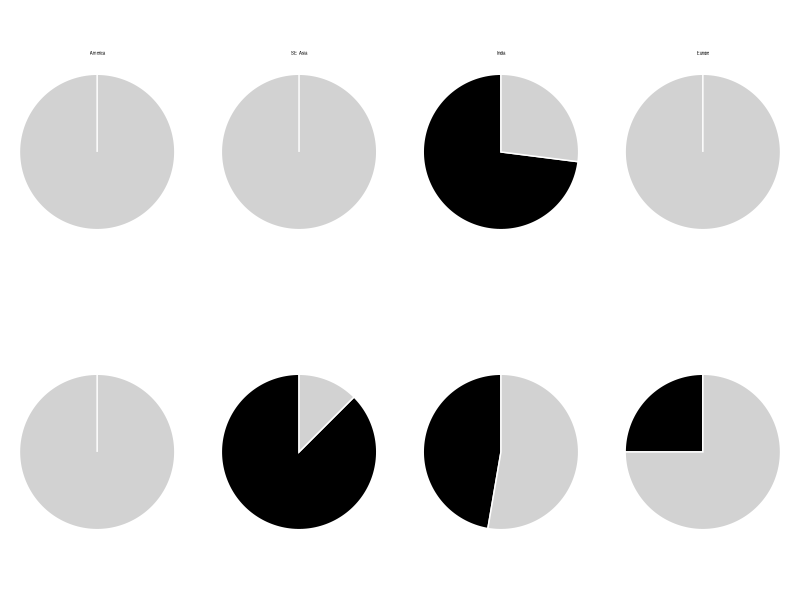

Here is the R script that generated this plot:
library("ggplot2")
library(cowplot)

############################################################2 key SVs AF piechat 

pop_col <- factor(c(rep("SE_Asia",2),rep("India",2),rep("Europe",2),rep("America",2)),level=c("America","SE_Asia","India","Europe"))
af_colour <- c( "black", "#d2d2d2") #pick colours for vis

##################agl62_ins 
agl62_ins = data.frame(subject = pop_col,
                       credit = rep(c("f","t"),4),
                       value = c(87.5,100-87.5,47.3,100-47.3,25,100-25,0,100))

agl62_ins$subject <- factor(agl62_ins$subject)
agl62_ins$credit <- factor(agl62_ins$credit) 


agl62_ins_p <- ggplot(data=agl62_ins, aes(x=" ", y=value, group=credit, colour=credit, fill=credit)) +
  geom_bar(width = 0.2, stat = "identity",color="white") +
  coord_polar("y", start=0) + 
  facet_grid(.~ subject) + theme_void() +
  scale_fill_manual(values=c(af_colour)) +
  theme(legend.position="none")+
  theme(text = element_blank())



##################SOC1_del 
SOC1_del = data.frame(subject = pop_col,
                      credit = rep(c("f","t"),4),
                      value = c(0,100,73,100-73,0,100,0,100))

SOC1_del$subject <- factor(SOC1_del$subject)
SOC1_del$credit <- factor(SOC1_del$credit) 


SOC1_del_p <- ggplot(data=SOC1_del, aes(x=" ", y=value, group=credit, colour=credit, fill=credit)) +
  geom_bar(width = 0.2, stat = "identity",color="white") +
  coord_polar("y", start=0) + 
  facet_grid(.~ subject) +theme_void() +
  scale_fill_manual(values=af_colour) +
  theme(legend.position="none")+
  theme(text = element_text(size=4)) 
  

SV2_piechart_p<- plot_grid(plotlist = list(SOC1_del_p, agl62_ins_p), nrow = 2,align = "vh")

ggsave(SV2_piechart_p,file="./output/4pop_2SV.piechart.pdf",
       width = 6,
       height = 3,
       units = "cm")

